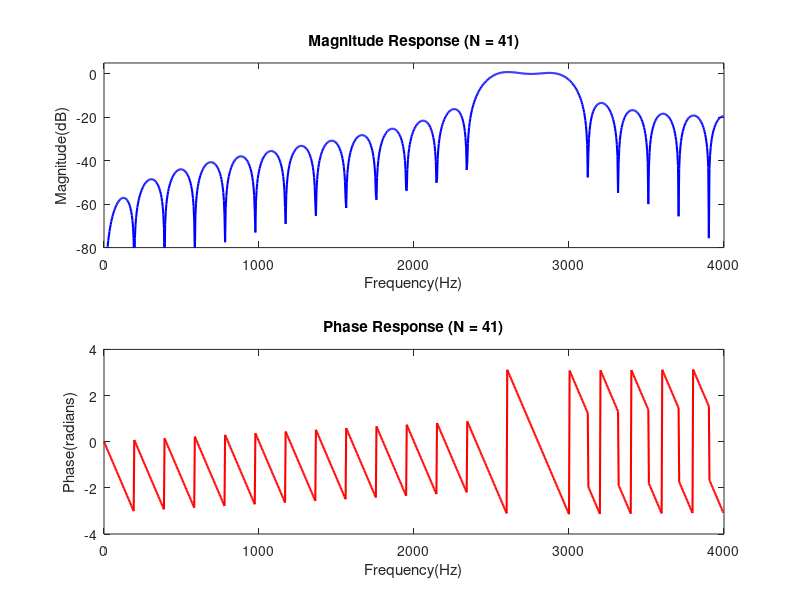

Recreate this plot in MATLAB.
clear;
% sampling frequency
fs = 8e3;
% lower cutoff frequency
fl = 2.5e3;
% upper cutoff frequency
fu = 3e3;
% filter length 
N=41;
% filter order
M = N-1;
% cutoff index in frequency domain
kl = round((fl/fs)*M);
ku = round((fu/fs)*M);

% initialize frequency response
H = zeros(1,N);
% passband from kl to ku
H(kl+1:ku+1) = 1;
% symmetric passband for real response
H(N-ku+1:N-kl+1) = 1;

% compute IDFT to get time-domain filter coefficients, h[n]
h = real(ifft(H));

% shift for linear phase
h = fftshift(h);

% display filter coefficients
fprintf('FIR filter coefficients for N = %d: \n',N);
disp(h);

% frequency response
[Hf, w] = freqz(h,1,1024,fs);

% plot magnitude response
figure;
subplot(2,1,1);
plot(w,20*log10(abs(Hf)), 'b', 'LineWidth',1.5);
xlabel('Frequency(Hz)');
ylabel('Magnitude(dB)');
title(['Magnitude Response (N = ',num2str(N),')']);
ylim([-80 5]);

% plot phase response
subplot(2,1,2);
plot(w,angle(Hf), 'r', 'LineWidth',1.5);
xlabel('Frequency(Hz)');
ylabel('Phase(radians)');
title(['Phase Response (N = ',num2str(N),')']);
